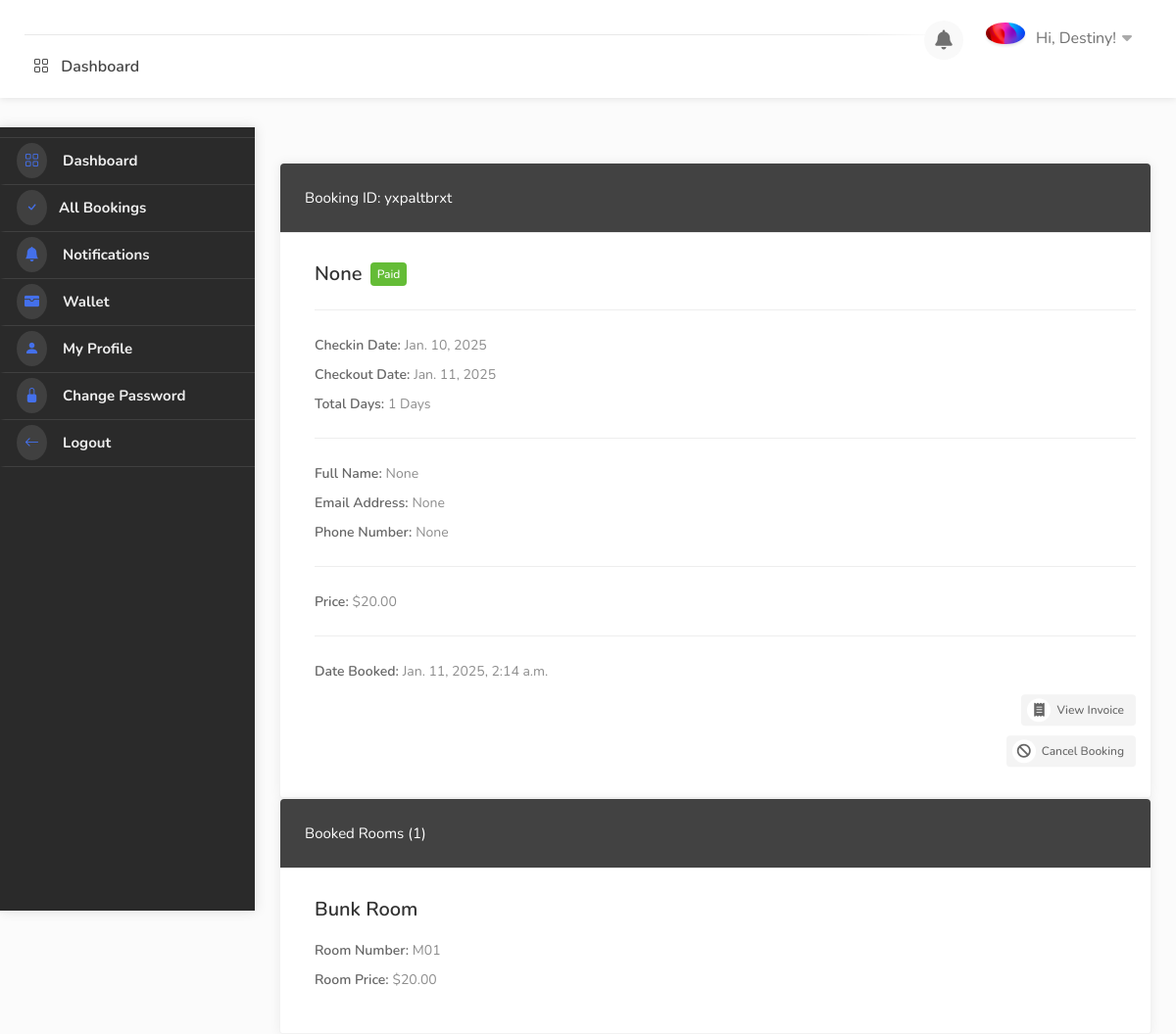
The page /dashboard/booking-detail/yxpaltbrxt/ (signed in) on the database its author committed.
### userauths/models.py (models this page shows, shortened)
class User(AbstractUser):
    full_name = models.CharField(max_length=1000, null=True, blank=True)
    username = models.CharField(max_length=100, null=True, blank=True)
    email = models.EmailField(unique=True)
    phone = models.CharField(max_length=100, null=True, blank=True)
    gender = models.CharField(max_length=100, choices=GENDER, null=True, blank=True)
    otp = models.CharField(max_length=100, null=True, blank=True)
    USERNAME_FIELD = "email"
    REQUIRED_FIELDS = ['username']

class Profile(models.Model):
    pid = ShortUUIDField(length=7, max_length=25, alphabet="abcdefghijklmnopqrstuvxyz123")
    image = models.ImageField(upload_to=user_directory_path, default="default.jpg", null=True, blank=True)
    user = models.OneToOneField(User, on_delete=models.CASCADE)
    full_name = models.CharField(max_length=100, null=True, blank=True)
    phone = models.CharField(max_length=13, null=True, blank=True)
    address = models.CharField(max_length=1000, null=True, blank=True)
    city = models.CharField(max_length=100, null=True, blank=True)
    state = models.CharField(max_length=100, null=True, blank=True)
    country = models.CharField(max_length=100, null=True, blank=True)
    zip_code = models.CharField(max_length=10, null=True, blank=True)
    gender = models.CharField(max_length=100, choices=GENDER, null=True, blank=True)
    date_of_birth = models.DateField(null=True, blank=True)
    website_url = models.URLField(max_length=100, blank=True)
    joining_comments = models.TextField(max_length=2000, blank=True)
    emergency_contact = models.CharField(max_length=100, null=True, blank=True)
    emergency_contact_phone = models.CharField(max_length=13, null=True, blank=True)
    is_primary_member = models.BooleanField(default=True)
    is_spouse_member = models.BooleanField(default=False)
    is_child_member = models.BooleanField(default=False)
    is_employee = models.BooleanField(default=False)
    is_committee_member = models.BooleanField(default=False)
    identity_type = models.CharField(choices=IDENTITY_TYPE, default="drivers_license", max_length=100, null=True, blank=True)
    identity_image = models.ImageField(upload_to=user_directory_path, default="id.jpg", null=True, blank=True)
    wallet = models.DecimalField(decimal_places=2, max_digits=12, default=0.00)
    verified = models.BooleanField(default=False)
    date = models.DateTimeField(auto_now_add=True, null=True, blank=True)
    class Meta:
        ordering = ["-date"]

### hotel/models.py (models this page shows, shortened)
class Booking(models.Model):
    user = models.ForeignKey(User, on_delete=models.SET_NULL, null=True, blank=True)
    payment_status = models.CharField(max_length=100, choices=PAYMENT_STATUS, default="initiated")
    full_name = models.CharField(max_length=1000, null=True, blank=True)
    email = models.EmailField(null=True, blank=True)
    phone = models.CharField(max_length=1000, null=True, blank=True)
    hotel = models.ForeignKey(Hotel, on_delete=models.SET_NULL, null=True)
    room_type = models.ForeignKey(RoomType, on_delete=models.SET_NULL, null=True)
    room = models.ManyToManyField(Room)
    before_discount = models.DecimalField(max_digits=12, decimal_places=2, default=0.00)
    total = models.DecimalField(max_digits=12, decimal_places=2, default=0.00)
    saved = models.DecimalField(max_digits=12, decimal_places=2, default=0.00)
    check_in_date = models.DateField()
    check_out_date = models.DateField()
    total_days = models.PositiveIntegerField(default=0)
    num_adults = models.PositiveIntegerField(default=1)
    num_children = models.PositiveIntegerField(default=0)
    checked_in = models.BooleanField(default=False)
    checked_out = models.BooleanField(default=False)
    is_active = models.BooleanField(default=True)
    checked_in_tracker = models.BooleanField(default=False, help_text="DO NOT CHECK THIS BOX")
    checked_out_tracker = models.BooleanField(default=False, help_text="DO NOT CHECK THIS BOX")
    date = models.DateTimeField(auto_now_add=True, null=True, blank=True)
    coupons = models.ManyToManyField("hotel.Coupon", blank=True)
    stripe_payment_intent = models.CharField(max_length=200,null=True, blank=True)
    success_id = ShortUUIDField(length=300, max_length=505, alphabet="abcdefghijklmnopqrstuvxyz1234567890")
    booking_id = ShortUUIDField(unique=True, length=10, max_length=20, alphabet="abcdefghijklmnopqrstuvxyz")

class Room(models.Model):
    hotel = models.ForeignKey(Hotel, on_delete=models.CASCADE)
    room_type = models.ForeignKey(RoomType, on_delete=models.CASCADE)
    room_number = models.CharField(max_length=10)
    is_available = models.BooleanField(default=True)
    rid = ShortUUIDField(unique=True, length=10, max_length=20, alphabet="abcdefghijklmnopqrstuvxyz")
    date = models.DateTimeField(auto_now_add=True)

class RoomType(models.Model):
    hotel = models.ForeignKey(Hotel, on_delete=models.CASCADE)
    type = models.CharField(max_length=10)
    price = models.DecimalField(max_digits=12, decimal_places=2, default=0.00)
    number_of_beds = models.PositiveIntegerField(default=0)
    room_capacity = models.PositiveIntegerField(default=0)
    rtid = ShortUUIDField(unique=True, length=10, max_length=20, alphabet="abcdefghijklmnopqrstuvxyz1234567890")
    slug = models.SlugField(null=True, blank=True)
    date = models.DateTimeField(auto_now_add=True)

### user_dashboard/views.py (the view)
# urls.py: path("booking-detail/<booking_id>/", views.booking_detail, name="booking_detail"),
@login_required
def booking_detail(request, booking_id):
    booking = Booking.objects.get(booking_id=booking_id)
    context = {
        "booking":booking,
    }
    return render(request, "user_dashboard/booking_detail.html", context)

### hotel/context_processor.py (called while the page is built)
def default(request):
    if 'selection_data_obj' in request.session:
        total_selected_items = len(request.session['selection_data_obj'])
    else:
        total_selected_items = 0
    try:
        noti = Notification.objects.filter(user=request.user, seen=False)
    except:
        noti = None
    return {
        "total_selected_items": total_selected_items,
        "noti": noti,
    }

### templates/user_dashboard/booking_detail.html (shortened to what this page needs)
{% extends 'partials/dashboard_base.html' %}
{% load static %}
{% block content %}
    <div id="dashboard">
        {% include 'partials/dashboard_sidebar.html' %}
        <div class="utf_dashboard_content">
            <div class="row">
                <div class="col-lg-6 col-md-12">
                  <div class="utf_dashboard_list_box margin-top-0">
                    <h4>Booking ID: {{ booking.booking_id }}</h4>
                    <ul>
                      <li class="utf_approved_booking_listing">
                        <div class="utf_list_box_listing_item bookings">
                          <div class="utf_list_box_listing_item_content">
                            <div class="inner">
                              <h3>{{booking.full_name|title}} <span class="utf_booking_listing_status">{{booking.payment_status|title}}</span></h3>
                              <hr>
                              <div class="utf_inner_booking_listing_list">
                                <h5>Checkin Date:</h5>
                                <ul class="utf_booking_listing_list">
                                  <li class="highlighted">{{booking.check_in_date}}</li>
                                </ul>
                              </div>
                              <div class="utf_inner_booking_listing_list">
                                <h5>Checkout Date:</h5>
                                <ul class="utf_booking_listing_list">
                                  <li class="highlighted">{{booking.check_out_date}}</li>
                                </ul>
                              </div>
                              <div class="utf_inner_booking_listing_list">
                                <h5>Total Days:</h5>
                                <ul class="utf_booking_listing_list">
                                  <li class="highlighted">{{ booking.total_days }} Days</li>
                                </ul>
                              </div>
                              <hr>
                              <div class="utf_inner_booking_listing_list">
                                <h5>Full Name:</h5>
                                <ul class="utf_booking_listing_list">
                                  <li class="highlighted">{{booking.full_name|title}}</li>
                                </ul>
                              </div>
                              <div class="utf_inner_booking_listing_list">
                                <h5>Email Address:</h5>
                                <ul class="utf_booking_listing_list">
                                  <li class="highlighted">{{booking.email}}</li>
                                </ul>
                              </div>
                              <div class="utf_inner_booking_listing_list">
                                <h5>Phone Number:</h5>
                                <ul class="utf_booking_listing_list">
                                  <li class="highlighted">{{booking.phone}}</li>
                                </ul>
                              </div>
                              <hr>
                              <div class="utf_inner_booking_listing_list">
                                <h5>Price:</h5>
                                <ul class="utf_booking_listing_list">
                                  <li class="highlighted">${{booking.total|floatformat:2}}</li>
                                </ul>
                              </div>
                              <hr>
                              <div class="utf_inner_booking_listing_list">
                                <h5>Date Booked:</h5>
                                <ul class="utf_booking_listing_list">
                                  <li class="highlighted">{{booking.date}}</li>
                                </ul>
                              </div>
                            </div>
                          </div>
                        </div>
                        <div class="buttons-to-right "> <a href="/invoice/{{ booking.booking_id }}" class="button gray reject"><i class="fas fa-receipt "></i> View Invoice</a> </div>
                        <div class="buttons-to-right margin-top-10"> <a href="#" class="button gray reject"><i class="fas fa-ban"></i> Cancel Booking</a> </div>
                      </li>
                    </ul>
                  </div>
                </div>
                <div class="col-lg-6 col-md-12">
                    <div class="utf_dashboard_list_box margin-top-0">
                      <h4>Booked Rooms ({{ booking.room.all.count }})</h4>
                      <ul>
                        {% for r in booking.room.all %}
                        <li class="utf_approved_booking_listing">
                          <div class="utf_list_box_listing_item bookings">
                            <div class="utf_list_box_listing_item_content">
                              <div class="inner">
                                <h3>{{r.room_type.type}} Room </h3>
                                <div class="utf_inner_booking_listing_list">
                                  <h5>Room Number:</h5>
                                  <ul class="utf_booking_listing_list">
                                    <li>{{r.room_number}}</li>
                                  </ul>
                                </div>
                                <div class="utf_inner_booking_listing_list">
                                  <h5>Room Price:</h5>
                                  <ul class="utf_booking_listing_list">
                                    <li class="highlighted">${{r.room_type.price|floatformat:2}}</li>
                                  </ul>
                                </div>
                              </div>
                            </div>
                          </div>
                        </li>
                        {% endfor %}
                      </ul>
                    </div>
                  </div>
              </div>
        </div>
    </div>
{% endblock content %}

### templates/partials/dashboard_base.html (shortened to what this page needs)
{% load static %}
<!DOCTYPE html>
<html lang="zxx">
<head>
    <link rel="stylesheet" href="{% static 'css/stylesheet.css' %}">
    <link rel="stylesheet" href="{% static 'css/mmenu.css' %}">
    <link rel="stylesheet" href="{% static 'css/perfect-scrollbar.css' %}">
    <link rel="stylesheet" href="{% static 'css/style.css' %}" id="colors">
    <link rel="stylesheet" href="https://cdn.jsdelivr.net/npm/bootstrap-icons@1.10.5/font/bootstrap-icons.css">
    <link rel="stylesheet" href="https://cdnjs.cloudflare.com/ajax/libs/font-awesome/4.7.0/css/font-awesome.css" />
    <link rel="stylesheet" href="https://cdnjs.cloudflare.com/ajax/libs/font-awesome/6.0.0/css/all.min.css" />
    <link rel="stylesheet" href="https://cdn.jsdelivr.net/npm/@mdi/font@7.2.96/css/materialdesignicons.min.css">
    <link href='https://unpkg.com/boxicons@2.1.4/css/boxicons.min.css' rel='stylesheet'>
    <link rel="stylesheet" href="https://cdn.jsdelivr.net/npm/remixicon-ligatures@2.5.0/fonts/remixicon.min.css">
    <link href="https://cdn.jsdelivr.net/npm/remixicon@2.2.0/fonts/remixicon.css" rel="stylesheet">
</head>
<body>
    <div id="main_wrapper">
        <header id="header_part" class="fixed fullwidth_block dashboard">
            <div id="header" class="not-sticky">
                <div class="container">
                    <div class="utf_left_side">
                        <nav id="navigation" class="style_one">
                            <ul id="responsive">
                                <li><a href="{% url 'dashboard:dashboard' %}"> <i class="bi bi-grid"></i> Dashboard</a></li>
                            </ul>
                        </nav>
                        <div class="clearfix"></div>
                    </div>
                    <div class="utf_right_side">
                        <div class="header_widget">
                            <div class="dashboard_header_button_item {% if noti %} has-noti {% endif %} js-item-menu">
                                <i class="fas fa-bell"></i>
                            </div>
                            <div class="utf_user_menu">
                                <div class="utf_user_name"><span><img src="{{request.user.profile.image.url}}" alt=""></span>Hi, {{request.user.username|title}}!</div>
                            </div>
                        </div>
                    </div>
                </div>
            </div>
        </header>
        {% block content %}
        {% endblock content %}
    </div>
</body>
</html>

### static/css/mmenu.css (style rules this page uses)
:root { --mm-line-height: 20px; --mm-listitem-size: 44px; --mm-navbar-size: 44px; --mm-offset-top: 0; --mm-offset-right: 0; --mm-offset-bottom: 0; --mm-offset-left: 0; --mm-color-border: rgba(0, 0, 0, 0.1); --mm-color-button: rgba(0, 0, 0, 0.3); --mm-color-text: rgba(0, 0, 0, 0.75); --mm-color-text-dimmed: rgba(0, 0, 0, 0.3); --mm-color-background: #f3f3f3; --mm-color-background-highlight: rgba(0, 0, 0, 0.05); --mm-color-background-emphasis: rgba(255, 255, 255, 0.4); --mm-shadow: 0 0 10px rgba(0, 0, 0, 0.3) }

### static/css/style.css (style rules this page uses)
a { color: #007BFF; text-decoration: none; font-weight: bold; display: inline-flex; align-items: center; }
a i { margin-right: 8px; }
body { color: #707070; font-size: 15px; line-height: 28px; background-color: #fff; }
body, h1, h2, h3, h4, h5, h6, input[type="text"], input[type="password"], input[type="email"], textarea, select, input[type="button"], input[type="submit"], button, #tiptip_content, .map-box p, .map-box div, .numerical-rating .utf_counter_star_rating, body .nav_responsive i.menu-trigger:after { font-family: 'Nunito', sans-serif; text-transform: none; }
h1, h2, h3, h4, h5, h6 { color: #323232; }
* { margin: 0px; padding: 0px; box-sizing: border-box; }
ul, li { margin: 0px; list-style-type: none; }

### rows shown on the page
User: user.profile.image (picture), user.username "Destiny"
Booking: booking_id "yxpaltbrxt", full_name "None", payment_status "Paid", check_in_date "Jan. 10, 2025", check_out_date "Jan. 11, 2025", total_days "1", email "None", phone "None", total "20.00", date "Jan. 11, 2025, 2:14 a.m.", room.all.count "1"
Room: room_type.type "Bunk", room_number "M01", room_type.price "20.00"
